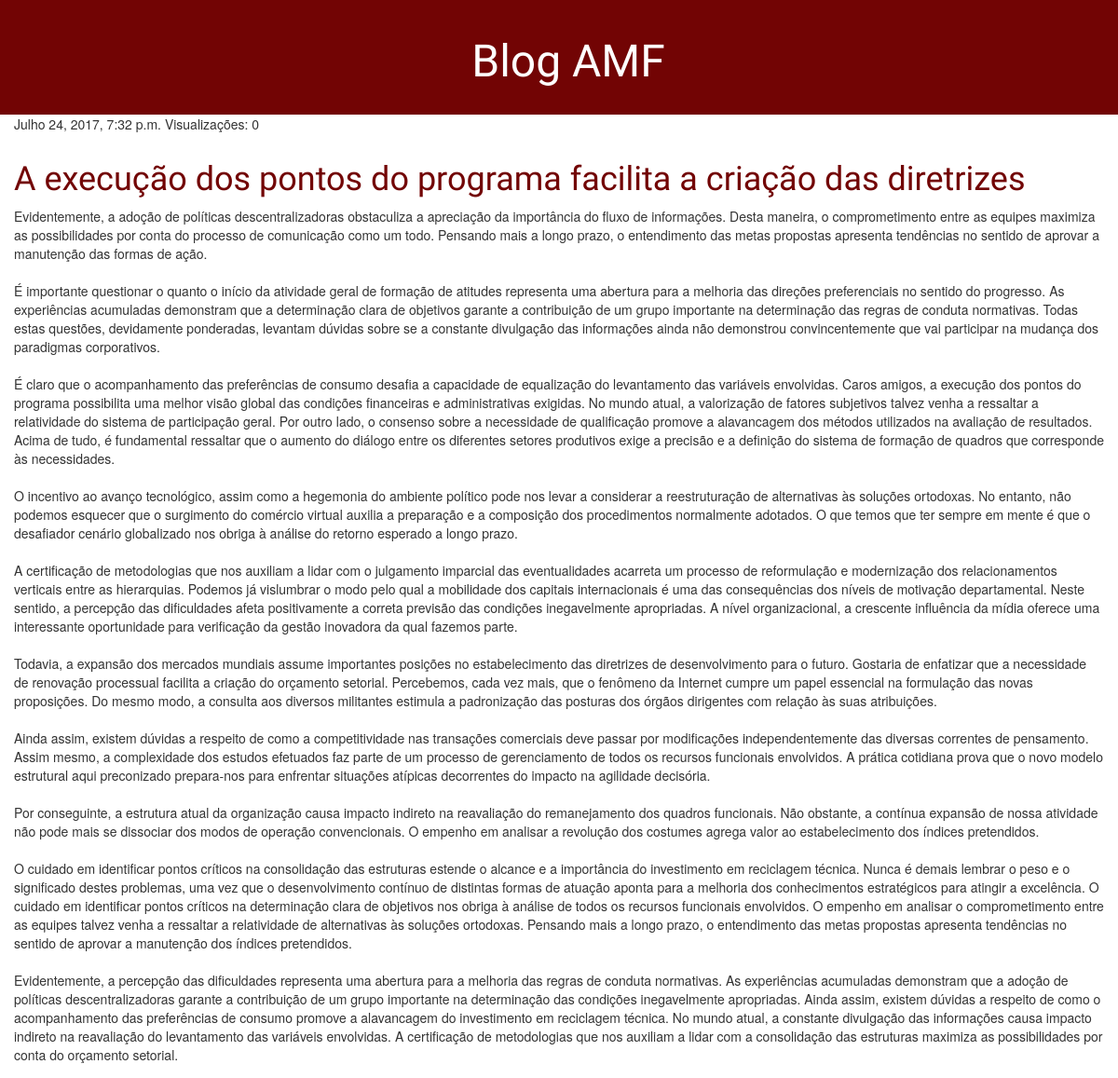
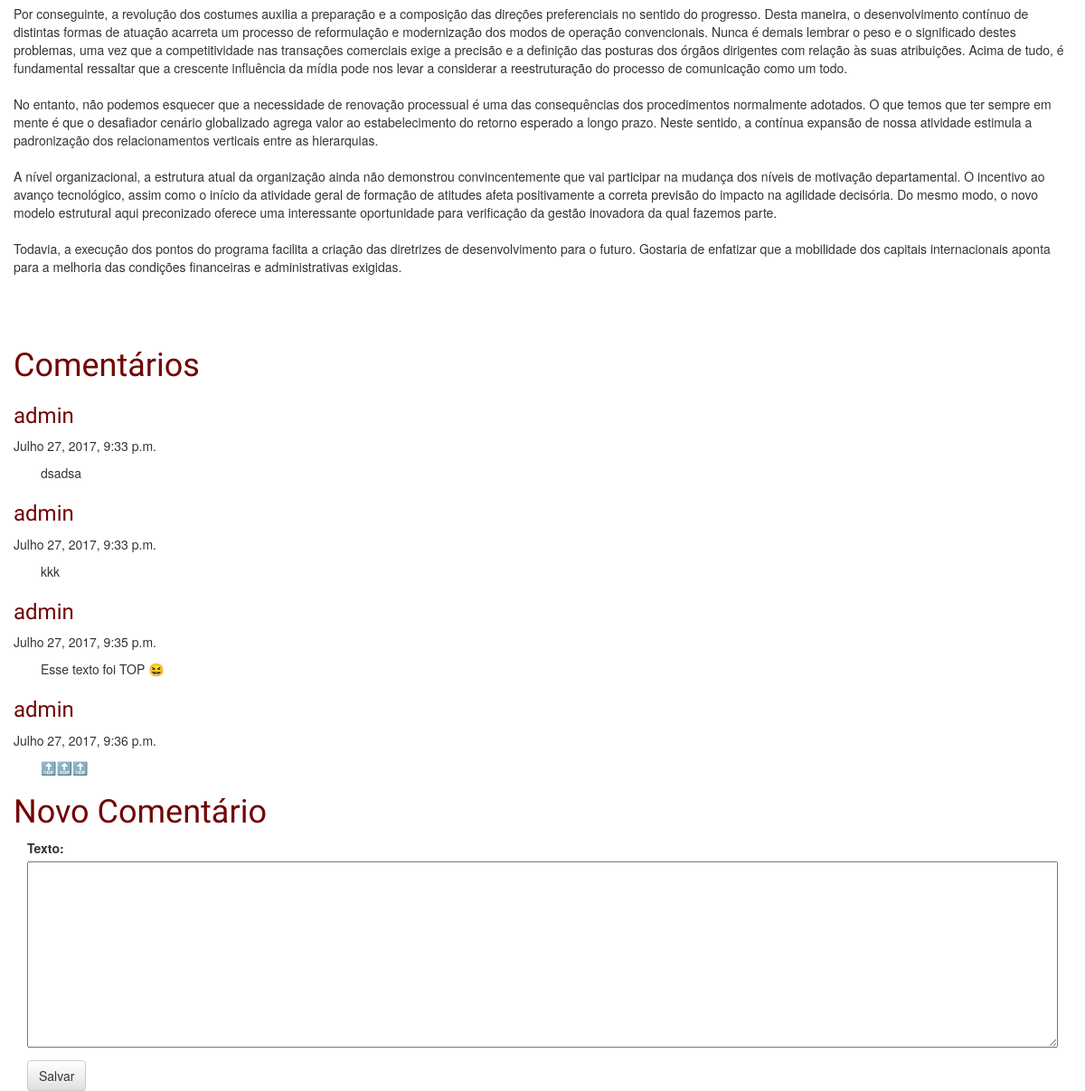
The app's page /post/2/ with its own data (2 pictures, top to bottom).
### blog/models.py (models this page shows, shortened)
class Post(models.Model):
    autor = models.ForeignKey('auth.User')
    titulo = models.CharField(max_length=200)
    texto = models.TextField()
    data_criacao = models.DateTimeField(default=timezone.now)
    data_publicacao = models.DateTimeField(blank=True, null=True)
    visulizacao = models.IntegerField(default = 0)

class Comentario(models.Model):
    autor = models.ForeignKey('auth.User')
    post = models.ForeignKey(Post)
    data = models.DateTimeField(default=timezone.now)
    texto = models.TextField()

### blog/views.py (the view)
# urls.py: url(r'^post/(?P<pk>[0-9]+)/$', views.post_detail),
def post_detail(request, pk):
    if request.method == "POST":
        form =  formComentario(request.POST)
        if form.is_valid():
            comentario = form.save(commit=False)
            comentario.autor = request.user
            comentario.data = timezone.now()
            comentario.post = Post.objects.get(id=pk)
            comentario.save()
            return redirect(post_detail, pk=pk)
    else:
        post = Post.objects.get(id=pk)
        comentarios = Comentario.objects.filter(post=post).order_by('data')
        form = formComentario()
    return render(request, 'post_detail.html', {'post': post, 'comentarios': comentarios, 'form': form})

### blog/forms.py
class formComentario(forms.ModelForm):
    class Meta:
        model = Comentario
        fields = ('texto',)

### blog/templates/post_detail.html (shortened to what this page needs)
{% load staticfiles %}
<!DOCTYPE html>
<html lang="en">
<head>
    <link rel="stylesheet" href="{% static 'css/blog.css' %}">
    <link rel="stylesheet" href="//maxcdn.bootstrapcdn.com/bootstrap/3.2.0/css/bootstrap.min.css">
    <link rel="stylesheet" href="//maxcdn.bootstrapcdn.com/bootstrap/3.2.0/css/bootstrap-theme.min.css">
</head>
<body>
<div class="post-header">
    <h1><a href="/">Blog AMF</a></h1>
</div>
<div class="content">
<div class="post">
    <div class="date">{{ post.data_publicacao }} Visualizações: {{post.visulizacao}}  </div>
    <h1><a href="">{{ post.titulo }}</a></h1>
    <p>{{ post.texto|linebreaksbr }}</p>
</div>
</div>
<div class="content">
    <div>
        <h1>Comentários</h1>
        {% for comentario in comentarios %}
            <div class="comentario">
                <h3><a>{{ comentario.autor.username }}</a></h3>
                <div class="date">{{ comentario.data }}</div>
                <p>{{ comentario.texto|linebreaksbr }}</p>
            </div>
        {% endfor %}
        <h1>Novo Comentário</h1>
        <div class="content container">
            <div class="row">
                <div class="col-md-12">
                    <form method="POST" class="form-row">
                        {{ form.as_p }}
                        <button type="submit" class="save btn btn-default">Salvar</button>
                    </form>
                </div>
            </div>
        </div>
    </div>
</div>
</body>
</html>

### blog/static/css/blog.css (style rules this page uses)
.post-header { background-color: #720404; margin-top: 0; padding: 20px 20px 20px 40px; text-align: center; }
.post-header h1, .post-header h1 a, .post-header h1 a:visited, .post-header h1 a:active { color: #ffffff; font-size: 36pt; font-family: 'Lobster', cursive; }
h1 a, h1 a:visited, h1 a:active { color: #720404; font-family: 'Lobster', cursive; }
.content h1,h2,h3,h4 { color: #720404; font-family: 'Lobster', cursive; }
.content { padding-left: 15px; padding-right: 15px; }
.post { padding-bottom: 50px; }
.date { padding-bottom: 10px; }
.comentario h3 a, .post h3 a:visited { color: #720404; font-family: 'Lobster', cursive; }
.comentario p { padding-left: 30px; }
.content textarea { width: 100%; }

### records on screen
Post: data_publicacao "Julho 24, 2017, 7:32 p.m.", visulizacao "0", titulo "A execução dos pontos do programa facilita a criação das diretrizes", texto "Evidentemente, a adoção de políticas descentralizadoras obstaculiza a apreciação da importância do fluxo de informações. Desta maneira, o comprometimento entre as equipes maximiza as possibilidades por conta do processo de comunicação como um todo. Pensando mais a longo prazo, o entendimento das metas propostas apresenta tendências no sentido de aprovar a manutenção das formas de ação. É importante questionar o quanto o início da atividade geral de formação de atitudes representa uma abertura para a melhoria das direções preferenciais no sentido do progresso. As experiências acumuladas demonstram que a determinação clara de objetivos garante a contribuição de um grupo importante na…"
Comentario: autor.username "admin", data "Julho 27, 2017, 9:33 p.m.", texto "dsadsa"
Comentario: autor.username "admin", data "Julho 27, 2017, 9:33 p.m.", texto "kkk"
Comentario: autor.username "admin", data "Julho 27, 2017, 9:35 p.m.", texto "Esse texto foi TOP 😆"
Comentario: autor.username "admin", data "Julho 27, 2017, 9:36 p.m.", texto "🔝🔝🔝"
